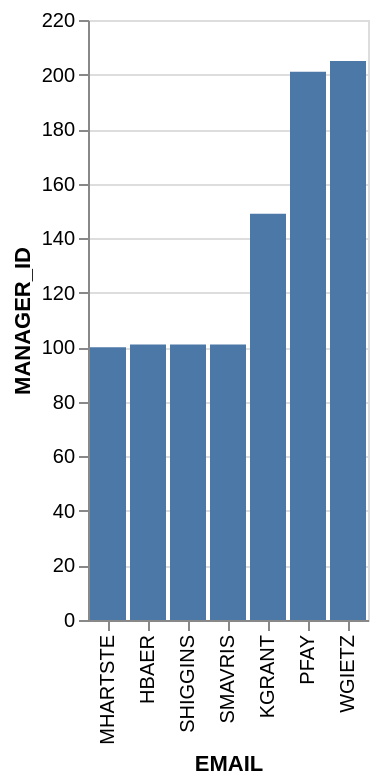

Write a Vega-Lite specification for this figure.
### Vega-Lite specification from a JSON file in a GitHub repository (floating-point values rounded to 4 significant figures)
{"data": {"values": [{"x_data": "MHARTSTE", "y_data": 100}, {"x_data": "HBAER", "y_data": 101}, {"x_data": "SHIGGINS", "y_data": 101}, {"x_data": "SMAVRIS", "y_data": 101}, {"x_data": "KGRANT", "y_data": 149}, {"x_data": "PFAY", "y_data": 201}, {"x_data": "WGIETZ", "y_data": 205}]}, "mark": "bar", "encoding": {"x": {"field": "x_data", "type": "nominal", "title": "EMAIL", "sort": {"op": "sum", "field": "y_data", "order": "ascending"}}, "y": {"field": "y_data", "type": "quantitative", "title": "MANAGER_ID"}}}
